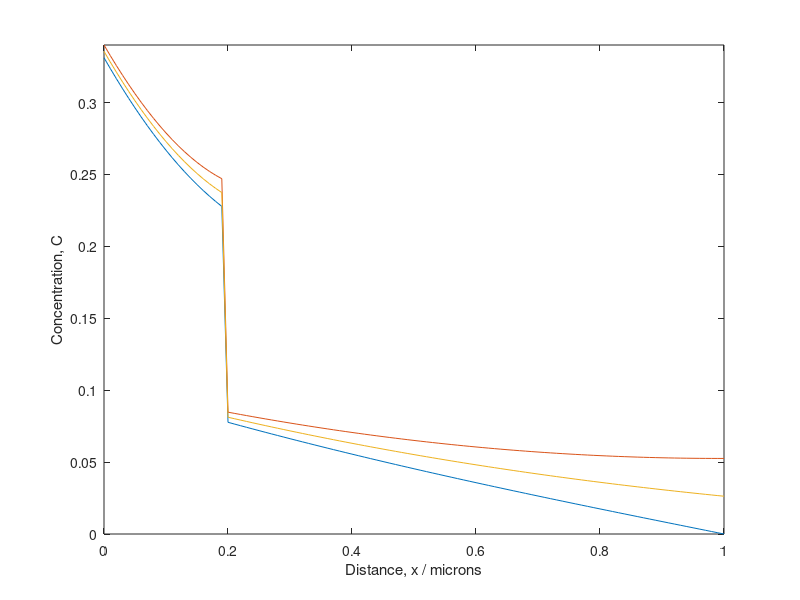

The MATLAB script that drew this image:
%This script produces a Crank-Nicolson simulation of a stack of two layers
%of material. The main purpose is to simulate a diffusion profile of a system with a GDC
%electrolyte and an LSCF cathode as well as an interface between the two.

clear;close all

%% Define parameters
% Material properties
D_1=.00026; % Define diffusivity of cathode material [um^2/s] (LSCF)
D_2=0.0026;  % Define diffusivity of electrolyte material [um^2/s] (GDC)
k=0.000292; % Define surface exchange coefficient of LSCF [um/s]
D_int=0.0009; %Define interfacial resistance [s/um]
int_width=0;% Define the width of the interface region (0 is the default value)

% Experimental setup
Duration=.083; % Time of exchange in hours (found with Kiloran correction)
L = [0.2;0.8]; % Vector of the layer lengths, first element is the first layer

% Simulation parameters
delta_x=0.01; % Define the spatial step [um]
delta_t=2; % Define the time step [s] (this should be a derived parameter based on max value of sigma)

% Derived properties
%D_int=2*(r/delta_x+1/D_1+1/D_2)^-1; % Define the diffusivity of the interface [um^2/s]
Length=L(1)+L(2); % Total sample length [um]
steps_x=Length/delta_x+1; % Define number of spatial nodes
steps_t=Duration*3600/delta_t+1; % Define number of time steps
x=0:delta_x:Length; % Define the length of the profile in steps of delta_x
sigma_1=D_1*(delta_t)/(2*delta_x^2); % Calculate sigma of LSCF
sigma_2=D_2*(delta_t)/(2*delta_x^2); % Calculate sigma of GDC
sigma_int=D_int*(delta_t)/(2*delta_x^2);% Calculate sigma of the first interface
h=k/D_1; %Calculate h

%% Build simulation components
% Set up a sub-matrix L which contains the information regarding the surface exchange as well as diffusion through the LSCF layer

% Set up the vector for the subdiagonal
sub = zeros(round(steps_x)-1,1);
sub(1:L(1)/delta_x-1,1)=sigma_1;
sub(L(1)/delta_x-1:L(1)/delta_x+1,1)=sigma_int;
sub(L(1)/delta_x+1:end,1)=sigma_2;

% Set up the vector for the superdiagonal
sup = zeros(round(steps_x)-1,1);
sup(1:L(1)/delta_x-1,1)=sigma_1;
sup(L(1)/delta_x-0:L(1)/delta_x,1)=sigma_int;
sup(L(1)/delta_x:end,1)=sigma_2;

% Set up the vector for the central diagonal
s1 = zeros(round(steps_x),1);
s1(1:L(1)/delta_x-1,1)=1-2*sigma_1;
s1(L(1)/delta_x:L(1)/delta_x+1,1)=1-2*sigma_int;
s1(L(1)/delta_x+1:end,1)=1-2*sigma_2;

% Create the matrix at the current timestep (Mirror boundary condition)
A = full(gallery('tridiag',sub,s1,sup));
A(1,1) = 1-2*sigma_1*(1+delta_x*h); %Surface boundary condition
A(1,2) = 2*sigma_1; %Surface boundary condition
A(end,end) = 1+sigma_2; %Mirror boundary condition parameters
A(end,end-1) = -2*sigma_2;
A(end,end-2) = sigma_2;

% Create the matrix at the future timestep
A_n = full(gallery('tridiag',-sub,-s1+2,-sup));
A_n(1,1) = 1+2*sigma_1*(1+delta_x*h); %Surface boundary condition
A_n(1,2) = -2*sigma_1; %Surface boundary condition
A_n(end,end) = 1-sigma_2; %Mirror boundary condition parameters
A_n(end,end-1) = 2*sigma_2;
A_n(end,end-2) = -sigma_2;

% Create the matrix at the current timestep (Dirichlet boundary condition)
A_Di = full(gallery('tridiag',sub,s1,sup));
A_Di(1,1) = 1-2*sigma_1*(1+delta_x*h); %Surface boundary condition
A_Di(1,2) = 2*sigma_1; %Surface boundary condition
A_Di(end,end) = 1; % Dirichlet boundary condition
A_Di(end,end-1) = 0;
A_Di(end,end-2) = 0;

A_n_Di = full(gallery('tridiag',-sub,-s1+2,-sup));
A_n_Di(1,1) = 1+2*sigma_1*(1+delta_x*h); %Surface boundary condition
A_n_Di(1,2) = -2*sigma_1; %Surface boundary condition
A_n_Di(end,end) = 1; %Mirror boundary condition parameters
A_n_Di(end,end-1) = 0;
A_n_Di(end,end-2) = 0;

%%%%%%%%%%%%%%%%%%%%%%%%%%%%%%%%%%%%%%%%%%%%%%%%%%%%%%%%%%%%%%%%%%%%%

% Define surface exchange vector
G = zeros(round(steps_x), 1);
G(1) = 4*delta_x*sigma_1*h; %surface boundary condition vector G
C = zeros(round(steps_x),1);%Initial position vector, 0 everywhere
C_Di = zeros(round(steps_x),1);% Initial position vector for the Dirichlet bc


%% Run the iterative matrix calculation

for t=1:steps_t
    C = A_n\(A*C+G);
    C_Di = A_n_Di\(A_Di*C_Di+G);
    plot(x,C_Di,x,C,x,(C+C_Di)/2); % Plot both boundary conditions as well as their mean
    xlim([0 Length])
    ylim([-0 inf]);
    xlabel('Distance, x / microns')
    ylabel('Concentration, C')
    drawnow
end

hold off

%Optional code to produce noisy data that can be used to test fitting
%functions

% snr = 50;
% out = awgn(C,snr);varargin;
% 
% plot(out)
% 
% writematrix(out,'GenNoiseInt.txt')



%%%%%%%%%%%%%%%%%%%%%%%%%%%%%%%%%%%%%%%%%%%%%%%%%%%%%%%
%% Initialise figure
% Fig=figure(...
%     'Units','normalized',...
%     'Position',[.3 .5 .5 .4],...
%     'Color',[1 1 1],...%    'renderer','painters',...
%     'WindowStyle','normal',...
%     'PaperPositionMode','auto',...
%     'PaperOrientation','landscape');
% h=plot(x,C,x,C_Di,x,C_t,'x-',[L(1),L(1)],[0,1],'k:','linewidth',1.5);
% set(gca,'TickLabelInterpreter','latex',...
%     'LineWidth',1.2,...
%     'FontSize',16);
% xlim([0 Length])
% ylim([0 1]); %inf is quite annoying to watch :-)
% xlabel('Distance, $x$ / microns','interpreter','latex')
% ylabel('Normalised isotopic fraction, $C''$','interpreter','latex')
% linkdata on %This updates the data in the plot
% set(gca,'TickLabelInterpreter','latex',...
%     'LineWidth',1.2,...
%     'FontSize',16);
% legend('C-N Simulation','Interface location', 'Interpreter','Latex');



% A(L(1)/delta_x,L(1)/delta_x-1)=sigma_1+0.25*(sigma_int-sigma_1);
% A(L(1)/delta_x,L(1)/delta_x)=1-2*sigma_1;
% A(L(1)/delta_x,L(1)/delta_x+1)=sigma_1-0.25*(sigma_int-sigma_1);
%
% A(L(1)/delta_x+1,L(1)/delta_x)=sigma_int+0.25*(sigma_2-sigma_1);
% A(L(1)/delta_x+1,L(1)/delta_x+1)=1-2*sigma_int;
% A(L(1)/delta_x+1,L(1)/delta_x+2)=sigma_int-0.25*(sigma_2-sigma_1);
%
% A(L(1)/delta_x+2,L(1)/delta_x+1)=sigma_2+0.25*(sigma_2-sigma_int);
% A(L(1)/delta_x+2,L(1)/delta_x+2)=1-2*sigma_2;
% A(L(1)/delta_x+2,L(1)/delta_x+3)=sigma_2-0.25*(sigma_2-sigma_int);

%%%%%%%%%%%%%%%%%%%%%%%%%%%%%%%%%%%%%%%%%%%%%%%%

% A_n(L(1)/delta_x,L(1)/delta_x-1)=-sigma_1+0.25*(sigma_int-sigma_1);
% A_n(L(1)/delta_x,L(1)/delta_x)=1+2*sigma_1;
% A_n(L(1)/delta_x,L(1)/delta_x+1)=-sigma_1-0.25*(sigma_int-sigma_1);
%
% A_n(L(1)/delta_x+1,L(1)/delta_x)=-sigma_int+0.25*(sigma_2-sigma_1);
% A_n(L(1)/delta_x+1,L(1)/delta_x+1)=1+2*sigma_int;
% A_n(L(1)/delta_x+1,L(1)/delta_x+2)=-sigma_int-0.25*(sigma_2-sigma_1);
%
% A_n(L(1)/delta_x+2,L(1)/delta_x+1)=-sigma_2+0.25*(sigma_2-sigma_int);
% A_n(L(1)/delta_x+2,L(1)/delta_x+2)=1+2*sigma_2;
% A_n(L(1)/delta_x+2,L(1)/delta_x+3)=-sigma_2-0.25*(sigma_2-sigma_int);